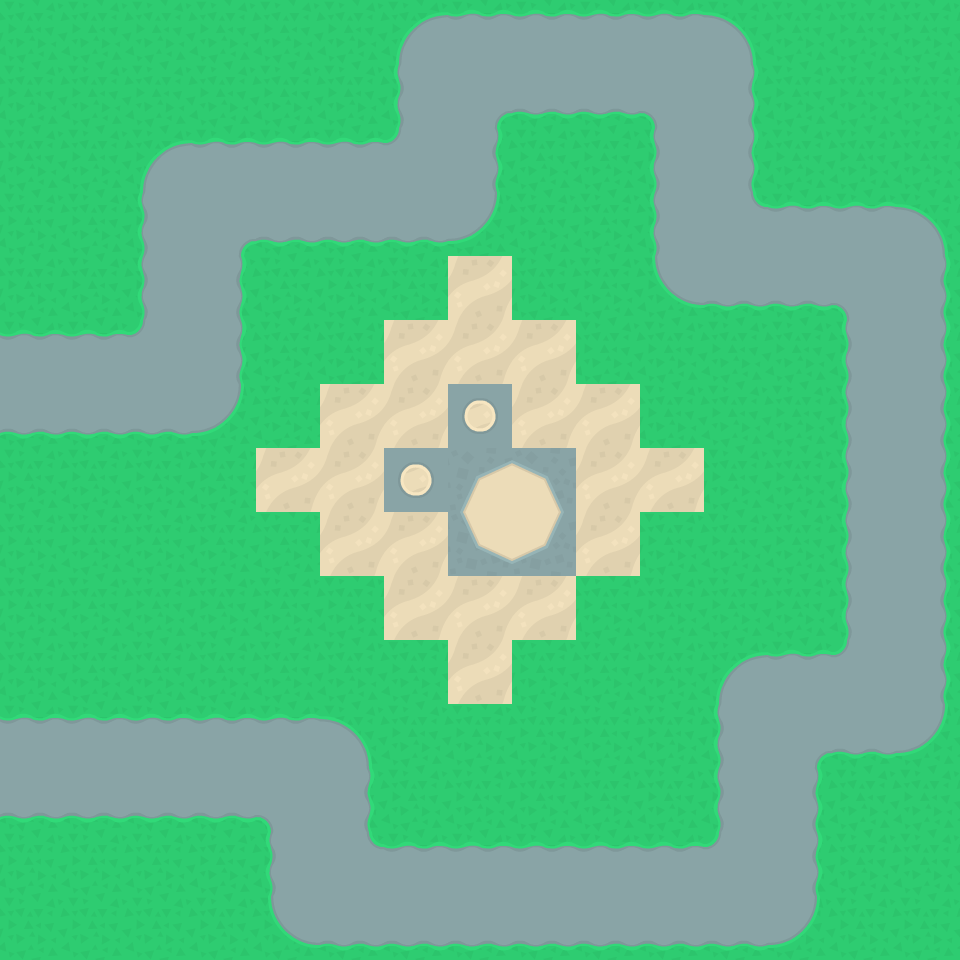

The image is a tile-based game level rendered from a .tmx file. Its description and source (layers, tilesets, objects; grid data summarised) follow:
An orthogonal 15x15 tile map with 64x64 px tiles, 1 tile layer (Tile Layer 1) and 4 objects.

<map version="1.10" tiledversion="1.10.2" orientation="orthogonal" renderorder="right-down" width="15" height="15" tilewidth="64" tileheight="64" infinite="0" nextlayerid="6" nextobjectid="12">
 <tileset firstgid="1" source="../assets/tilesheets/towerDefense_tilesheet.tsx" />
 <layer id="1" name="Tile Layer 1" width="15" height="15">
  <data>[225 cells, 225 non-empty, 19 distinct tile ids]</data>
 </layer>
 <objectgroup id="4" name="Object Layer 1" visible="0">
  <object id="2" x="-27" y="766">
   <polyline points="0,0 347,0 347,127 795,127 795,-66 923,-66 923,-517 729,-517 729,-707 472,-707 472,-573 218,-573 218,-381 6,-381" />
  </object>
 </objectgroup>
 <objectgroup id="5" name="Object Layer 2" visible="0">
  <object id="9" x="41" y="382">
   <properties>
    <property name="Vert" type="int" value="1" />
   </properties>
   <point />
  </object>
  <object id="10" x="318" y="190">
   <properties>
    <property name="Vert" type="int" value="1" />
   </properties>
   <point />
  </object>
  <object id="11" x="189" y="287">
   <properties>
    <property name="Vert" type="int" value="0" />
   </properties>
   <point />
  </object>
 </objectgroup>
</map>
